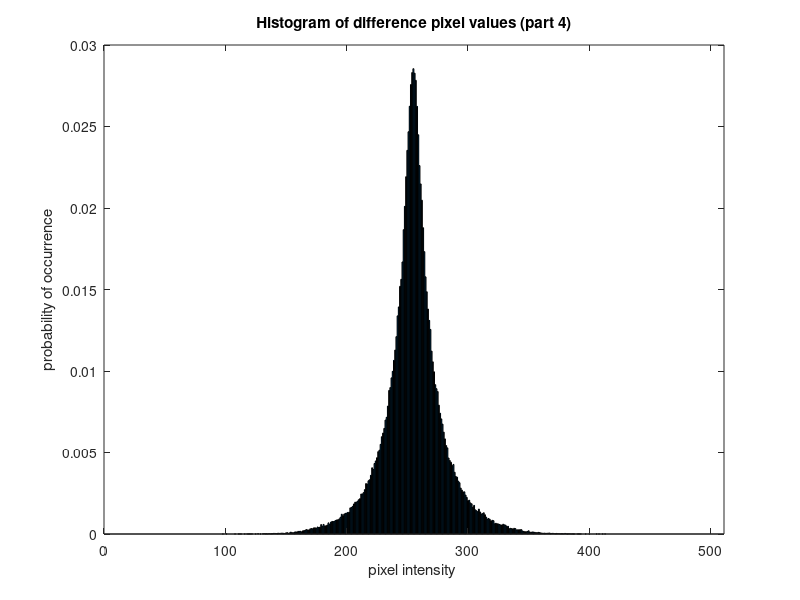

Here is the MATLAB script that generated this plot:
fileID = fopen('histogram-part4_baboon.txt','r');
formatSpec = '%f';
A = transpose(fscanf(fileID,formatSpec));
len = length(A);
C = 0:(len-1);
bar(C,A);
xlim([0 len]);
title('Histogram of difference pixel values (part 4)');
xlabel('pixel intensity ');
ylabel('probability of occurrence');

